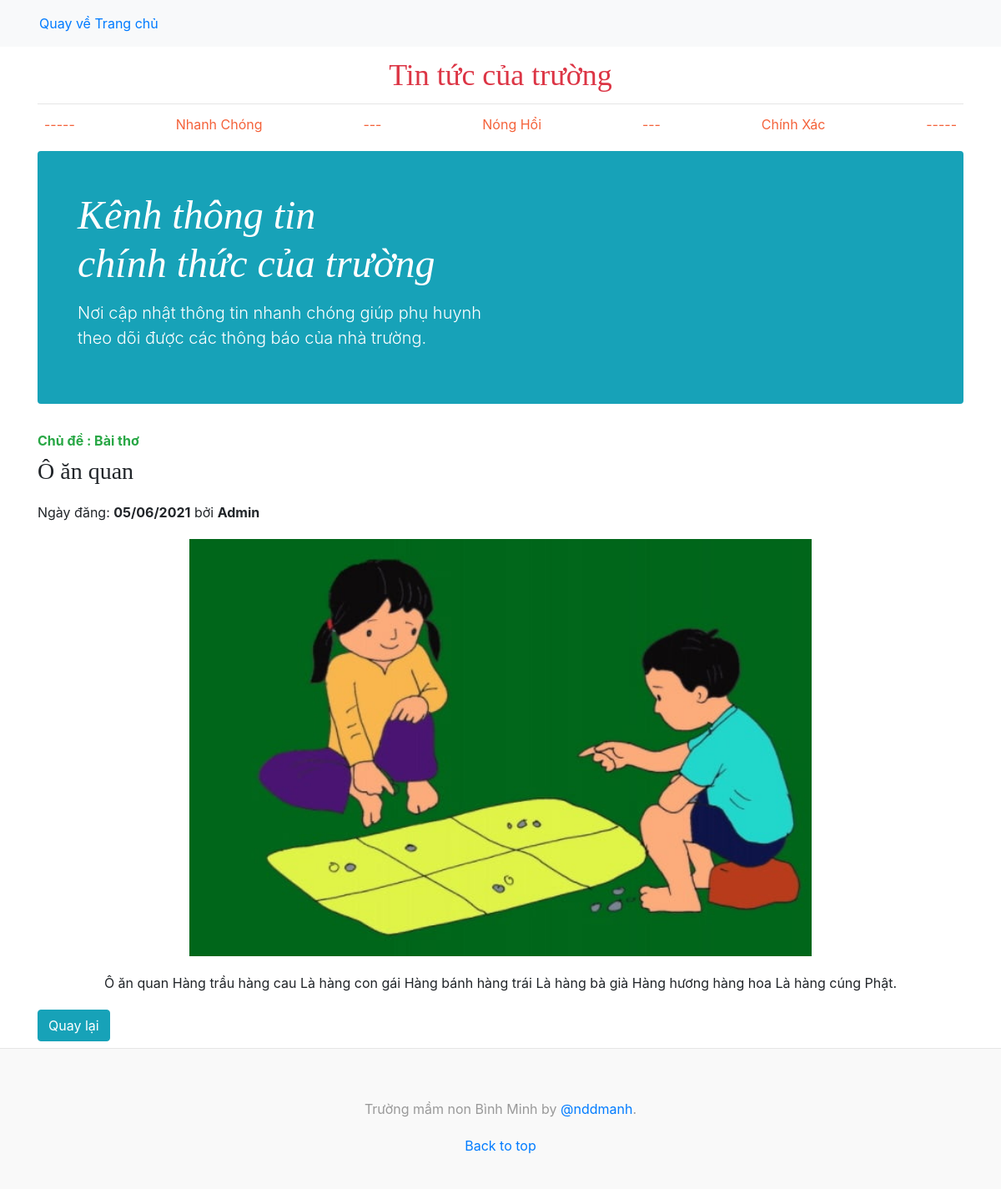
The app's page /tintuc.php?action=tinchitiet&idtt=11 with its own data.
### tables this page shows
CREATE TABLE `tbl_tintuc` (
  `id_tintuc` int(11) NOT NULL,
  `ngay` varchar(255) NOT NULL,
  `chude` varchar(255) NOT NULL,
  `tieude` varchar(255) NOT NULL,
  `tomtat` varchar(255) NOT NULL,
  `noidung` text NOT NULL,
  `hinhanh` varchar(255) NOT NULL
);

### pages/main/tinchitiet.php (the view, shortened to what this page needs)
<?php
    include('./admin/config/config.php');
    $sql_tintuc = "SELECT * FROM tbl_tintuc WHERE id_tintuc = '$_GET[idtt]' LIMIT 1";
    $query_tintuc = mysqli_query($mysqli, $sql_tintuc);
?>
<div class="row mb-2">
    <?php
        while( $row = mysqli_fetch_array($query_tintuc)) {
    ?>
    <div class="col-md-12">
            <strong class="d-inline-block mb-2 text-success"> Chủ đề :  <?php echo $row['chude'] ?> </strong>
            <h3> <?php echo $row['tieude'] ?> </h3>
            <p>Ngày đăng: <strong><?php echo $row['ngay'] ?></strong>  bởi <strong>Admin</strong></p>
            <div class="noidung">
                <img height="500px" src="./admin/modules/quanlytintuc/uploads/<?php echo $row['hinhanh'] ?>" alt="">
                <p> <?php echo $row['noidung'] ?></p>
            </div>
            <a href="?action=tintuc"><button type="button" class="btn btn-info">Quay lại</button> </a>
    </div>
    <?php
        }
    ?>
</div>

### css/tintuc.css (style rules this page uses)
h1, h2, h3, h4, h5, h6 { font-family: "Playfair Display", Georgia, "Times New Roman", serif; }

### pages/main/tinchitiet.php (style rules this page uses)
.noidung { margin: 20px; text-align: center; }
p { margin-top: 20px; }

### records on screen
tbl_tintuc: chude "Bài thơ", tieude "Ô ăn quan", ngay "05/06/2021", hinhanh (picture), noidung "Ô ăn quan Hàng trầu hàng cau Là hàng con gái Hàng bánh hàng trái Là hàng bà già Hàng hương hàng hoa Là hàng cúng Phật."
